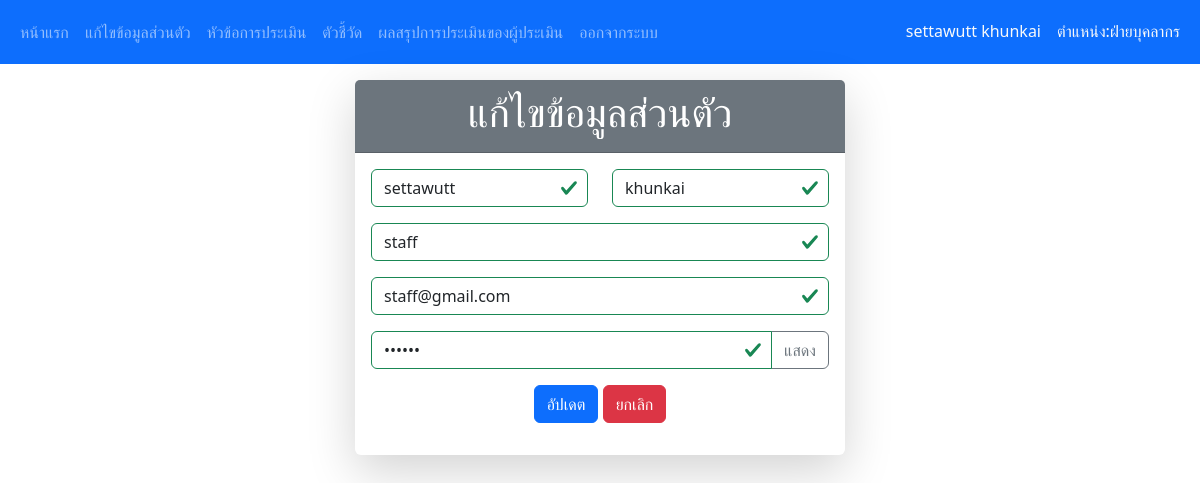
The app's page /profile.php (signed in) with its own data.
### tables this page shows
CREATE TABLE `tb_member` (
  `id_member` int(11) NOT NULL,
  `fname` varchar(100) NOT NULL,
  `lname` varchar(100) NOT NULL,
  `email` varchar(100) NOT NULL,
  `username` varchar(100) NOT NULL,
  `password` int(11) NOT NULL,
  `role` enum('ฝ่ายบุคลากร','ผู้ประเมิน','') NOT NULL
);

### profile.php (the view, shortened to what this page needs)
<?php
    include "connect_db.php";
    $sql="select * from tb_member where username='$_SESSION[username]'and role='$_SESSION[role]'";
    $result=mysqli_query($conn,$sql);
    $read=mysqli_fetch_assoc($result);
    $fname=$read['fname'];
    $lname=$read['lname'];
    $role=$read['role'];
    $username=$read['username'];
    $email=$read['email'];
    $password=$read['password'];
?>
<!DOCTYPE html>
<html lang="th">
<head>
  <link href="css/bootstrap.min.css" rel="stylesheet">
</head>
<body>
<?php include "navbar.php";?>
    <div class="container-fluid">
        <div class="row mt-3" style="justify-content: center;">
            <div class="col-12" style="display: flex; justify-content: center;">
                <div class="col-5">
                    <div class="card shadow-lg" style="border: none;">
                        <div class="card-header bg-secondary"><h1 class="text-center text-white">แก้ไขข้อมูลส่วนตัว</h1></div>
                        <div class="card-body">
                            <form action="update.php" class="was-validated" method="post">
                                <div class="row" style="justify-content: center;">
                                    <div class="col-6 mb-3">
                                        <input type="text" placeholder="ชื่อ" name="fname" id="fname" class="form-control" value="<?php echo $fname; ?>" required>
                                    </div>
                                    <div class="col-6 mb-3">
                                        <input type="text" placeholder="นามสกุล" name="lname" id="lname" class="form-control" value="<?php echo $lname ?>" required>
                                    </div>
                                    <div class="col-12 mb-3">
                                        <input type="text" placeholder="ชื่อผู้ใช้" name="username" id="username" class="form-control" value="<?php echo $username ?>" required>
                                    </div>
                                    <div class="col-12 mb-3">
                                        <input type="email" placeholder="อีเมล" name="email" id="email" class="form-control" value="<?php echo $email; ?>" required>
                                    </div>
                                    <div class="col-12 mb-3" >
                                        <div class="input-group">
                                            <input type="password" placeholder="รหัสผ่าน" name="password" id="password" class="form-control" value="<?php echo $password; ?>" required>
                                            <button type="button" class="btn btn-outline-secondary" id="toggle" aria-label="แสดงรหัสผ่าน">แสดง</button>
                                        </div>
                                    </div>
                                    <div class="col-12 mb-3">
                                        <center>
                                            <button type="submit" class="btn btn-primary text-center text-white" onClick="confirm('ต้องการแก้ไขข้อมูลส่วนตัวใช่หรือไม่')"> อัปเดต</button>
                                            <button type="reset" class="btn btn-danger text-center text-white"> ยกเลิก</button>
                                        </center>
                                    </div>
                                </div>
                            </form>
                        </div>
                    </div>
                </div>
            </div>
        </div>
    </div>
</body>
</html>

### navbar.php (shortened to what this page needs)
<?php
  $navbarColor = $role == "ฝ่ายบุคลากร" ? "bg-primary" : "bg-danger";
?>
<nav class="navbar navbar-expand-sm <?php echo $navbarColor; ?> navbar-dark">
  <div class="container-fluid">
    <div class="collapse navbar-collapse" id="collapsibleNavbar">
      <ul class="navbar-nav">
        <?php if($role=="ฝ่ายบุคลากร"){ ?>
          <li class="nav-item">
            <a class="nav-link" href="staff1.php">หน้าแรก</a>
          </li>
          <li class="nav-item">
            <a class="nav-link" href="profile.php">แก้ไขข้อมูลส่วนตัว</a>
          </li>
          <li class="nav-item">
            <a class="nav-link" href="topic.php">หัวข้อการประเมิน</a>
          </li>
          <li class="nav-item">
            <a class="nav-link" href="indicate.php">ตัวชี้วัด</a>
          </li>
          <li class="nav-item">
            <a class="nav-link" href="score_member.php">ผลสรุปการประเมินของผู้ประเมิน</a>
          </li>
        <?php } ?>
        <li class="nav-item">
          <a class="nav-link" href="logout.php" onclick="return confirm('ต้องการออกจากระบบหรือไม่')">ออกจากระบบ</a>
        </li>
      </ul>
    </div>
     <h1 class="text-light nav-link m-2"><?php echo "$fname  $lname"; ?></h1>
      <br><br>
     <h1 class="text-light nav-link m-2">ตำแหน่ง:<?php echo "$role"; ?></h1>
  </div>
</nav>

### records on screen
tb_member: fname "settawutt", lname "khunkai", role "ฝ่ายบุคลากร", username "staff", email "staff@gmail.com"
